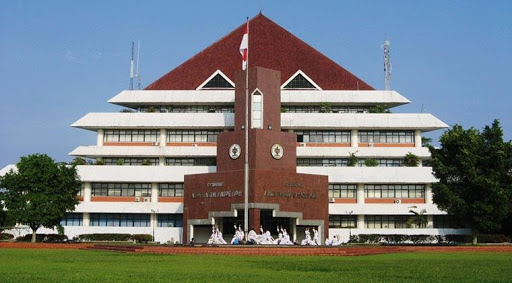
#> input picture Canny Edge Detection/IPB_Exam2.jpg, 512 x 283 px
$ python uts_pcd_2.py   (older library calls are emulated)
#> lines starting #> are read from the running program, lines starting #| are printed output that depends on the picture; after the words box and inside, x2 and y2 are one past the last pixel; in counts of white or black regions, pixels touching at a corner belong together
import cv2
import numpy as np
from matplotlib import pyplot as plt
from scipy import ndimage

img = cv2.imread("IPB_Exam2.jpg",0)
#> img: shape (283, 512); min 0, max 255, mean 121.2

#---------------------------------------------------------

# 1. Gaussian Blur
# gaussian blur dengan kernel 5*5
blur_5 = cv2.GaussianBlur(img,(5,5),0)
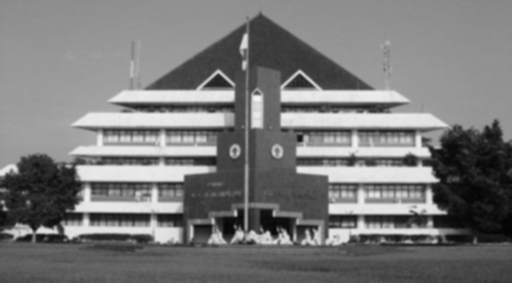
#> blur_5: shape (283, 512); min 3, max 243, mean 121.2
cv2.imshow("Gaussian Blur 5*5", blur_5)
# gaussian blur dengan kernel 7*7
blur_7 = cv2.GaussianBlur(img,(7,7),0)
cv2.imshow("Gaussian Blur 7*7", blur_7)

#---------------------------------------------------------

#2. Gradient Calculation
def sobel_filter(img):
    sobelX = cv2.Sobel(img, cv2.CV_16S, 1, 0, ksize=3)
    sobelY = cv2.Sobel(img, cv2.CV_16S, 0, 1, ksize=3)
    sobelX_abs = np.absolute(sobelX)
    sobelY_abs = np.absolute(sobelY)

    sobelX_normed = sobelX_abs / sobelX_abs.max() * 255
    sobelY_normed = sobelY_abs / sobelY_abs.max() * 255

    gradient = np.hypot(sobelX_normed, sobelY_normed)
    gradient = np.uint8(gradient / gradient.max() * 255)
    theta = np.rad2deg(np.arctan2(sobelY, sobelX))
    return (gradient, theta)

# Gradient Calculation 5*5
gradIntensity5, theta5 = sobel_filter(blur_5)
cv2.imshow('Gradient Image 5*5', gradIntensity5)
print("Gradient Calculation 5*5 :\n", gradIntensity5)
#> (printed output is left out)
print("Theta (Slope) 5*5 :\n", theta5)
#> (printed output is left out)
# Gradient Calculation 7*7
gradIntensity7, theta7 = sobel_filter(blur_7)
#> in sobel_filter (call 2), `theta = np.rad2deg(np.arctan2(sobelY, sobelX))`:
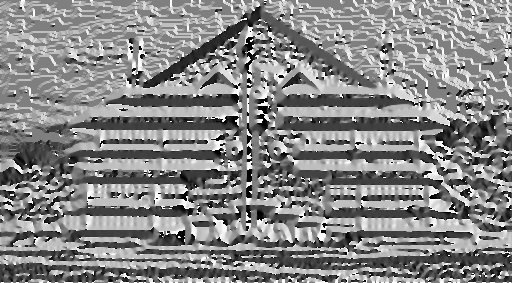
#> theta: shape (283, 512) float32; min -179.8, max 180, mean 10.7; drawn with min black and max white
cv2.imshow('Gradient Image 7*7', gradIntensity7)
print("Gradient Calculation 7*7 :\n", gradIntensity7)
#> (printed output is left out)
print("Theta (Slope) 7*7 :\n", theta7)
#> (printed output is left out)
#---------------------------------------------------------

#3. Non Maximum Suppression
def non_max_suppression(img, theta):
    row, col = img.shape
#> row = 283; col = 512
    nms = np.zeros((row, col), dtype=np.uint8)

    for i in range(1, row - 1):
        for j in range(1, col - 1):
                # angle 0
                if (0 <= theta[i, j] < 22.5) or (157.5 <= theta[i, j] <= 180) or (-22.5 <= theta[i, j] < 0) or (
                        -180 <= theta[i, j] < -157.5):
                    q = img[i, j + 1]
                    r = img[i, j - 1]
                # angle 45
                elif (22.5 <= theta[i, j] < 67.5) or (-157.5 <= theta[i, j] < -112.5):
                    q = img[i + 1, j + 1]
                    r = img[i - 1, j - 1]
                # angle 90
                elif (67.5 <= theta[i, j] < 112.5) or (-112.5 <= theta[i, j] < -67.5):
                    q = img[i + 1, j]
                    r = img[i - 1, j]
                # angle 135
                elif (112.5 <= theta[i, j] < 157.5) or (-67.5 <= theta[i, j] < -22.5):
                    q = img[i + 1, j - 1]
                    r = img[i - 1, j + 1]

                if (img[i, j] >= q) and (img[i, j] >= r):
                    nms[i, j] = img[i, j]
                else:
                    nms[i, j] = 0

    return nms

# Non Max Suppression Kernel 5*5
nms5 = non_max_suppression(gradIntensity5, theta5)
cv2.imshow("Non Max Suppression 5*5", nms5)
# Non Max Suppression Kernel 7*7
nms7 = non_max_suppression(gradIntensity7, theta7)
#> after the loop in non_max_suppression (call 2), `for i in range(1, row - 1):`:
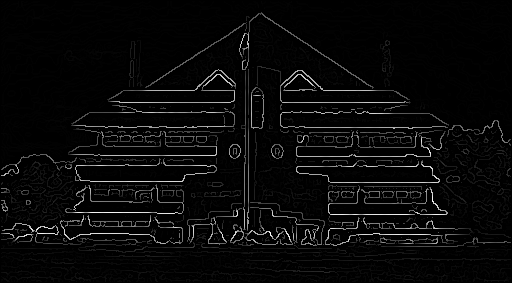
#> nms: shape (283, 512); min 0, max 255, mean 9.3
cv2.imshow("Non Max Suppression 7*7", nms7)

#---------------------------------------------------------

# 4. Double Threshold
def threshold(image, lowThresholdRatio=0.09, highThresholdRatio=0.13):
#> called with lowThresholdRatio = 0.09, highThresholdRatio = 0.13
    highThreshold = img.max() * highThresholdRatio;
#> highThreshold = 33.15
    lowThreshold = highThreshold * lowThresholdRatio;
#> lowThreshold = 2.98
    row, col = img.shape
#> row = 283; col = 512
    new_image = np.zeros((row, col), dtype=np.uint8)

    weak = np.uint8(100)
    strong = np.uint8(255)

    strong_i, strong_j = np.where(image > highThreshold)
#> strong_i = 11230 values from 12 to 272; strong_j = 11230 values, max 510 at index 3701, min 1 at index 5696, mean 254.4
    zeros_i, zeros_j = np.where(image < lowThreshold)

    weak_i, weak_j = np.where((image <= highThreshold) & (image >= lowThreshold))
#> weak_i = 18032 values from 1 to 281; weak_j = 18032 values, max 510 at index 4841, min 1 at index 3685, mean 264.3

    new_image[strong_i, strong_j] = strong
    new_image[weak_i, weak_j] = weak
    return (new_image, weak, strong)

# Double Threshold Kernel 5*5
dt5, weak5, strong = threshold(nms5)
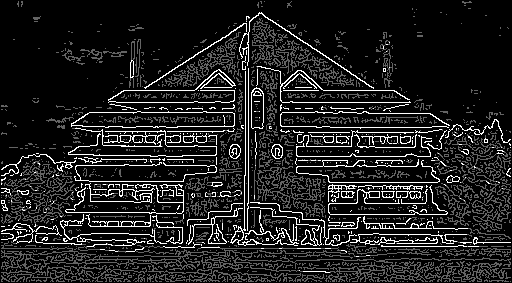
#> dt5: shape (283, 512); min 0, max 255, mean 32.2
#> weak5 = 100; strong = 255
cv2.imshow("Double Threshold 5*5", dt5)
# Double Threshold Kernel 7*7
dt7, weak7, strong = threshold(nms7)
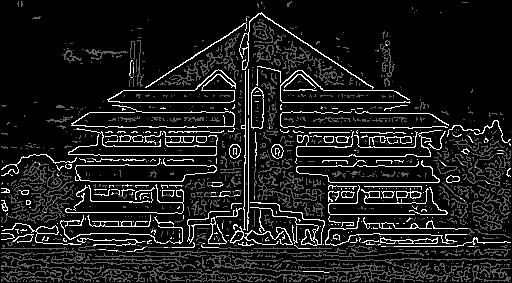
#> dt7: shape (283, 512); min 0, max 255, mean 27.7
#> weak7 = 100
cv2.imshow("Double Threshold 7*7", dt7)

#---------------------------------------------------------

# 5. Hysteresis
def hysteresis(img, weak, strong=255):
#> called with weak = 100, strong = 255
    row, col = img.shape
#> row = 283; col = 512
    for i in range(1, row-1):
        for j in range(1, col-1):
            if (img[i,j] == weak):
                try:
                    if ((img[i+1, j-1] == strong) or (img[i+1, j] == strong) or (img[i+1, j+1] == strong)
                        or (img[i, j-1] == strong) or (img[i, j+1] == strong)
                        or (img[i-1, j-1] == strong) or (img[i-1, j] == strong) or (img[i-1, j+1] == strong)):
                        img[i, j] = strong
                    else:
                        img[i, j] = 0
                except IndexError as e:
                    pass
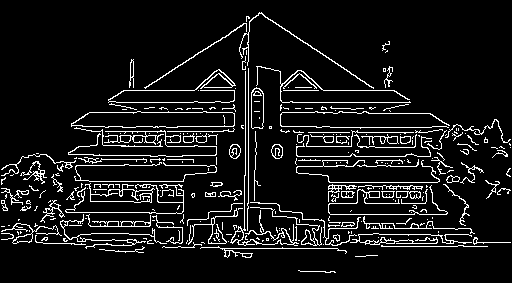
#> img: shape (283, 512); 8.7% white in thin lines or dots
    return img

# Hysteresis Kernel 5*5
hyst5 = hysteresis(dt5,weak5)
cv2.imshow("Hysteresis 5*5", hyst5)
# Hsteresis Kernel 7*7
hyst7 = hysteresis(dt7,weak7)
#> after the loop in hysteresis (call 2), `for i in range(1, row-1):`: img: shape (283, 512); 7.6% white in thin lines or dots
cv2.imshow("Hysteresis 7*7", hyst7)

#--------------------------------------------------------

# Perbandingan Canny dengan Laplacian
canny = cv2.Canny(img, 100, 255)
#> canny: shape (283, 512); 9.7% white in thin lines or dots, all inside (x1, y1, x2, y2) = (0, 10, 512, 255)
cv2.imshow("canny", canny)

# read the image in gray scale
img2 = cv2.imread('IPB_Exam2.jpg',0)

# apply gaussian blur
blur_img5 = cv2.GaussianBlur(img2, (5, 5), 0)
blur_img7 = cv2.GaussianBlur(img2, (7, 7), 0)

# Positive Laplacian Operator
laplacian5 = cv2.Laplacian(blur_img5, cv2.CV_64F)
laplacian7 = cv2.Laplacian(blur_img7, cv2.CV_64F)
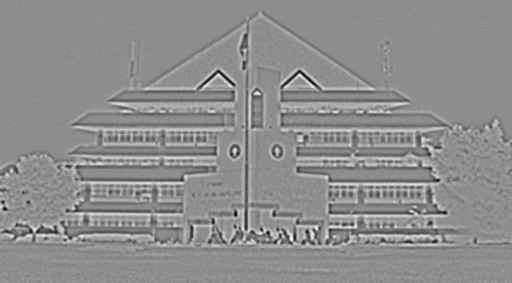
#> laplacian7: shape (283, 512) float64; min -49, max 39, mean 0; drawn with min black and max white

plt.subplot(121)
plt.imshow(laplacian5, cmap = 'gray',interpolation = 'bicubic')
plt.title('Laplacian with GaussianBlur 5*5')

plt.subplot(122)
plt.imshow(laplacian7, cmap = 'gray',interpolation = 'bicubic')
plt.title('Laplacian with GaussianBlur 7*7')

plt.show()

cv2.waitKey()
cv2.destroyAllWindows()
